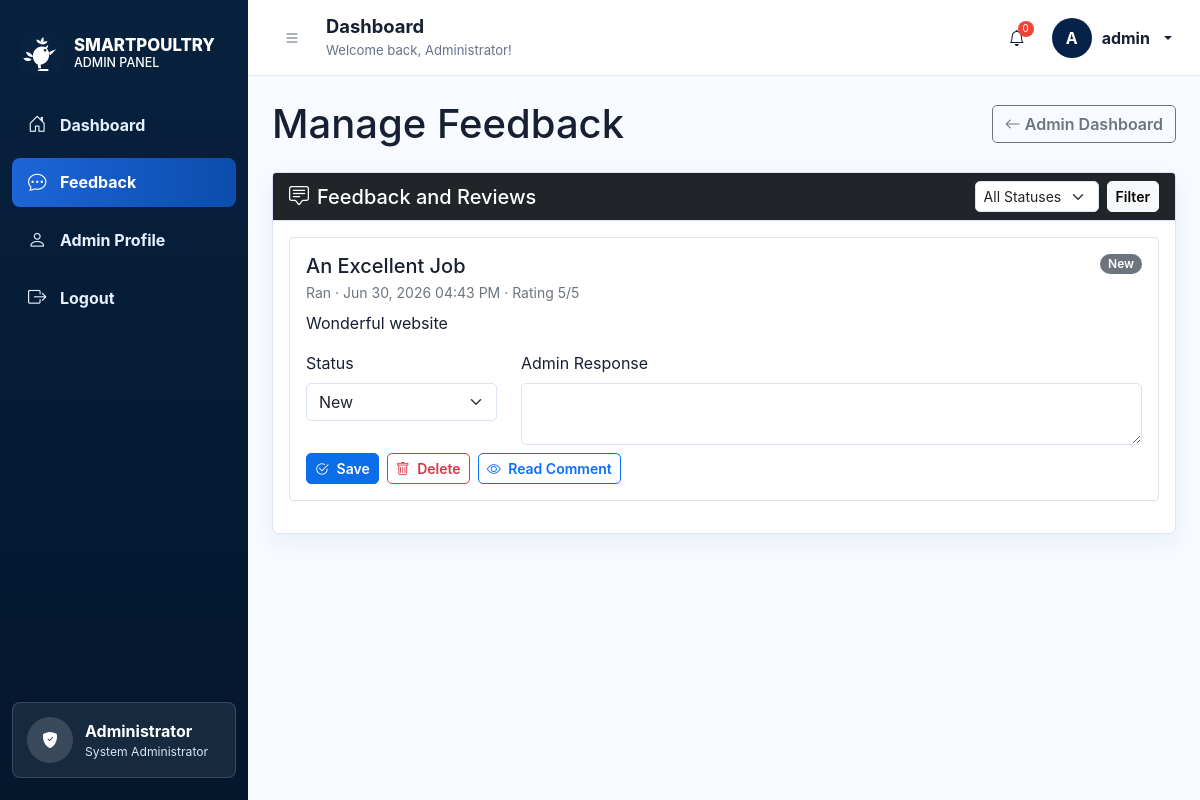
Screenshot of /admin-dashboard/feedback/ (signed in) with the database file from the repository.
### smartpoultry/accounts/models.py (models this page shows, shortened)
class UserProfile(AbstractUser):
    ROLE_CHOICES = [
        ('admin', 'Farm Administrator'),
        ('manager', 'Farm Manager'),
        ('staff', 'Staff Member'),
        ('viewer', 'Viewer Only'),
    ]
    phone = models.CharField(max_length=20, blank=True)
    role = models.CharField(max_length=20, choices=ROLE_CHOICES, default='staff')
    farm = models.ForeignKey('core.Farm', on_delete=models.CASCADE, null=True, blank=True)
    is_active_user = models.BooleanField(default=True)
    created_at = models.DateTimeField(auto_now_add=True)
    updated_at = models.DateTimeField(auto_now=True)
    class Meta:
        verbose_name_plural = "User Profiles"

### smartpoultry/core/models.py (models this page shows, shortened)
class Feedback(models.Model):
    STATUS_CHOICES = [
        ('new', 'New'),
        ('reviewed', 'Reviewed'),
        ('resolved', 'Resolved'),
        ('archived', 'Archived'),
    ]
    user = models.ForeignKey(settings.AUTH_USER_MODEL, on_delete=models.SET_NULL, null=True, blank=True, related_name='feedback_items')
    subject = models.CharField(max_length=255)
    message = models.TextField()
    rating = models.PositiveSmallIntegerField(default=5)
    status = models.CharField(max_length=20, choices=STATUS_CHOICES, default='new')
    admin_response = models.TextField(blank=True)
    created_at = models.DateTimeField(auto_now_add=True)
    updated_at = models.DateTimeField(auto_now=True)
    class Meta:
        ordering = ['-created_at']

### smartpoultry/core/views.py (the view)
    @login_required(login_url='login')
    def wrapper(request, *args, **kwargs):
        if is_admin_user(request.user):
            return view_func(request, *args, **kwargs)
        return HttpResponseForbidden('You do not have permission to access this page.')

### smartpoultry/core/views.py (called while the page is built)
def is_admin_user(user):
    return user.is_authenticated and (user.is_staff or user.is_superuser)

def admin_required(view_func):
    @login_required(login_url='login')
    def wrapper(request, *args, **kwargs):
        if is_admin_user(request.user):
            return view_func(request, *args, **kwargs)
        return HttpResponseForbidden('You do not have permission to access this page.')
    return wrapper

@admin_required
def admin_feedback(request):
    feedback_items = Feedback.objects.select_related('user').all()
    status = request.GET.get('status', '').strip()
    if status:
        feedback_items = feedback_items.filter(status=status)
    return render(request, 'admin_feedback.html', {
        'feedback_items': feedback_items,
        'status': status,
        'status_choices': Feedback.STATUS_CHOICES,
    })

### smartpoultry/templates/admin_feedback.html (shortened to what this page needs)
{% extends 'base.html' %}
{% block content %}
<div class="d-flex justify-content-between align-items-center mb-4">
    <h1 class="mb-0">Manage Feedback</h1>
    <a href="{% url 'admin_dashboard' %}" class="btn btn-outline-secondary">
        <i class="bi bi-arrow-left"></i> Admin Dashboard
    </a>
</div>
<div class="card">
    <div class="card-header bg-dark text-white d-flex justify-content-between align-items-center">
        <h5 class="mb-0"><i class="bi bi-chat-square-text me-2"></i>Feedback and Reviews</h5>
        <form method="get" class="d-flex">
            <select class="form-select form-select-sm me-2" name="status">
                <option value="">All Statuses</option>
            </select>
            <button class="btn btn-sm btn-light" type="submit">Filter</button>
        </form>
    </div>
    <div class="card-body">
        {% for item in feedback_items %}
            <div class="border rounded p-3 mb-3">
                <div class="d-flex justify-content-between align-items-start mb-2">
                    <div>
                        <h5 class="mb-1">{{ item.subject }}</h5>
                        <div class="text-muted small">
                            {{ item.user.username|default:"Anonymous" }} &middot; {{ item.created_at|date:"M d, Y h:i A" }} &middot; Rating {{ item.rating }}/5
                        </div>
                    </div>
                    <span class="badge bg-secondary">{{ item.get_status_display }}</span>
                </div>
                <p>{{ item.message }}</p>
                <form method="post" action="{% url 'admin_update_feedback' item.id %}" id="feedback-update-{{ item.id }}">
                    <div class="row">
                        <div class="col-md-3 mb-2">
                            <label class="form-label" for="status-{{ item.id }}">Status</label>
                            <select class="form-select" id="status-{{ item.id }}" name="status">
                                {% for value, label in status_choices %}
                                    <option value="{{ value }}" {% if item.status == value %}selected{% endif %}>{{ label }}</option>
                                {% endfor %}
                            </select>
                        </div>
                        <div class="col-md-9 mb-2">
                            <label class="form-label" for="response-{{ item.id }}">Admin Response</label>
                            <textarea class="form-control" id="response-{{ item.id }}" name="admin_response" rows="2">{{ item.admin_response }}</textarea>
                        </div>
                    </div>
                </form>
                <div class="d-flex gap-2">
                    <button type="submit" class="btn btn-primary btn-sm" form="feedback-update-{{ item.id }}">
                        <i class="bi bi-check2-circle me-1"></i> Save
                    </button>
                    <form method="post" action="{% url 'admin_delete_feedback' item.id %}">
                        <button type="submit" class="btn btn-outline-danger btn-sm" onclick="return confirm('Delete this feedback?');">
                            <i class="bi bi-trash me-1"></i> Delete
                        </button>
                    </form>
                    <a href="{% url 'admin_feedback_detail' item.id %}" class="btn btn-outline-primary btn-sm">
                        <i class="bi bi-eye me-1"></i> Read Comment
                    </a>
                </div>
            </div>
        {% empty %}
            <p class="text-muted mb-0">No feedback found.</p>
        {% endfor %}
    </div>
</div>
{% endblock %}

### smartpoultry/templates/base.html (shortened to what this page needs)
<!DOCTYPE html>
<html lang="en">
<head>
    <link href="https://cdn.jsdelivr.net/npm/bootstrap@5.1.3/dist/css/bootstrap.min.css" rel="stylesheet">
    <link rel="stylesheet" href="https://cdn.jsdelivr.net/npm/bootstrap-icons@1.7.2/font/bootstrap-icons.css">
    {% load static %}
    <link rel="stylesheet" href="{% static 'css/style.css' %}">
</head>
<body>
    {% if user.is_authenticated and user.is_staff or user.is_authenticated and user.is_superuser %}
        <div class="admin-shell">
            <aside class="admin-sidebar">
                <a class="admin-brand" href="{% url 'admin_dashboard' %}">
                    <img src="{% static 'images/rooster-logo.svg' %}" alt="SMARTPOULTRY logo" class="brand-logo admin-brand-logo">
                    <span>SMARTPOULTRY<small>ADMIN PANEL</small></span>
                </a>
                <nav class="admin-nav">
                    <a class="admin-nav-link {% if request.path == '/admin-dashboard/' %}active{% endif %}" href="{% url 'admin_dashboard' %}">
                        <i class="bi bi-house-door"></i> Dashboard
                    </a>
                    <a class="admin-nav-link {% if request.path == '/admin-dashboard/feedback/' %}active{% endif %}" href="{% url 'admin_feedback' %}">
                        <i class="bi bi-chat-dots"></i> Feedback
                    </a>
                    <a class="admin-nav-link {% if request.path == '/profile/' %}active{% endif %}" href="{% url 'profile' %}">
                        <i class="bi bi-person"></i> Admin Profile
                    </a>
                    <a class="admin-nav-link" href="{% url 'logout' %}">
                        <i class="bi bi-box-arrow-right"></i> Logout
                    </a>
                </nav>
                <div class="admin-sidebar-card">
                    <span class="admin-avatar"><i class="bi bi-shield-fill-check"></i></span>
                    <div>
                        <strong>Administrator</strong>
                        <small>System Administrator</small>
                    </div>
                </div>
            </aside>
            <div class="admin-main">
                <header class="admin-topbar">
                    <button class="topbar-icon" type="button" aria-label="Menu"><i class="bi bi-list"></i></button>
                    <div>
                        <h1>{% block admin_title %}Dashboard{% endblock %}</h1>
                        <p>Welcome back, Administrator!</p>
                    </div>
                    <a class="admin-bell" href="{% url 'admin_feedback' %}" aria-label="Feedback">
                        <i class="bi bi-bell"></i>
                        <span>{{ stats.new_feedback|default:"0" }}</span>
                    </a>
                    <div class="dropdown">
                        <a class="admin-user dropdown-toggle" href="#" id="adminAccountDropdown" role="button" data-bs-toggle="dropdown">
                            <span class="admin-user-initial">{{ user.username|first|upper }}</span>
                            <span>{{ user.username }}</span>
                        </a>
                    </div>
                </header>
                <main class="admin-content">
    {% else %}
        <main>
    {% endif %}
            {% block content %}{% endblock %}
        </main>
    {% if user.is_authenticated and user.is_staff or user.is_authenticated and user.is_superuser %}
            </div>
        </div>
    {% elif user.is_authenticated %}
            </div>
        </div>
    {% endif %}
    {% load static %}
</body>
</html>

### smartpoultry/static/css/style.css (style rules this page uses)
:root { --blue: #0b6ee8; --blue-dark: #064da8; --navy: #08233f; --navy-2: #061a31; --page-bg: #f5f8fd; --border: #d8e4f5; --text: #172033; --muted: #6c7a92; --success: #16a34a; --danger: #f04438; --warning: #f59e0b; }
* { letter-spacing: 0; }
body { min-height: 100vh; margin: 0; font-family: -apple-system, BlinkMacSystemFont, "Segoe UI", Roboto, Arial, sans-serif; color: var(--text); background: var(--page-bg); }
.topbar-icon { width: 32px; height: 32px; display: inline-flex; align-items: center; justify-content: center; color: #52627a; border: 0; border-radius: 6px; background: transparent; text-decoration: none; }
.admin-shell { min-height: 100vh; display: flex; background: #f7faff; }
.admin-sidebar { position: sticky; top: 0; width: 248px; height: 100vh; flex: 0 0 248px; display: flex; flex-direction: column; padding: 22px 12px; color: #fff; background: linear-gradient(180deg, #08213e 0%, #03172d 100%); }
.admin-brand { display: flex; align-items: center; gap: 12px; padding: 10px 8px 26px; color: #fff; text-decoration: none; }
.brand-logo { width: 32px; height: 32px; flex: 0 0 32px; border-radius: 8px; }
.admin-brand-logo { width: 42px; height: 42px; flex-basis: 42px; }
.admin-brand span { display: block; font-size: 1.05rem; font-weight: 800; line-height: 1.1; }
.admin-brand small { display: block; margin-top: 2px; font-size: 0.78rem; font-weight: 500; }
.admin-nav { display: flex; flex-direction: column; gap: 8px; }
.admin-nav-link { min-height: 46px; display: flex; align-items: center; gap: 14px; padding: 11px 16px; color: #e6f0ff; text-decoration: none; border-radius: 8px; font-weight: 650; }
.admin-nav-link:hover, .admin-nav-link.active { color: #fff; background: linear-gradient(90deg, #1d65d8, #0a4dad); }
.admin-nav-link i { width: 18px; font-size: 1.15rem; }
.admin-sidebar-card { display: flex; align-items: center; gap: 12px; margin-top: auto; padding: 14px; border: 1px solid rgba(255, 255, 255, 0.15); border-radius: 8px; background: rgba(255, 255, 255, 0.08); }
.admin-sidebar-card strong, .admin-sidebar-card small { display: block; }
.admin-sidebar-card small { color: #d3e4fb; font-size: 0.76rem; }
.admin-avatar { width: 46px; height: 46px; display: inline-flex; align-items: center; justify-content: center; border-radius: 50%; background: rgba(255, 255, 255, 0.15); }
.admin-main { flex: 1; min-width: 0; }
.admin-topbar { height: 76px; display: flex; align-items: center; gap: 18px; padding: 0 28px; background: #fff; border-bottom: 1px solid #dfe8f5; }
.admin-topbar h1 { margin: 0; font-size: 1.15rem; font-weight: 750; }
.admin-topbar p { margin: 4px 0 0; color: #66738b; font-size: 0.82rem; }
.admin-bell { position: relative; width: 34px; height: 34px; display: inline-flex; align-items: center; justify-content: center; color: #0f203d; text-decoration: none; border-radius: 50%; }
.admin-bell span { position: absolute; top: 0; right: 0; min-width: 16px; height: 16px; display: inline-flex; align-items: center; justify-content: center; color: #fff; font-size: 0.62rem; border-radius: 50%; background: #f04438; }
.admin-user { display: flex; align-items: center; gap: 10px; color: #172033; text-decoration: none; font-weight: 650; }
.admin-user-initial { width: 40px; height: 40px; display: inline-flex; align-items: center; justify-content: center; color: #fff; border-radius: 50%; background: #062249; }
.admin-content { padding: 24px; }
.card { border: 1px solid var(--border); border-radius: 6px; box-shadow: 0 8px 24px rgba(25, 69, 125, 0.06); }
.card-header { border-bottom: 1px solid var(--border); background-color: #f8fbff; border-radius: 6px 6px 0 0; }
.btn { border-radius: 5px; font-weight: 600; }
.btn-primary { background: var(--blue); border-color: var(--blue); }
.form-control, .form-select { border-radius: 5px; border: 1px solid var(--border); }
.badge { border-radius: 20px; font-weight: 600; }

### rows the page displays
UserProfile: username|first "A", username "admin"
Feedback: subject "An Excellent Job", user.username "Ran", created_at "Jun 30, 2026 04:43 PM", rating "5", status "New", message "Wonderful website"

### other values shown
{{ stats.new_feedback|default:"0" }} "0"
